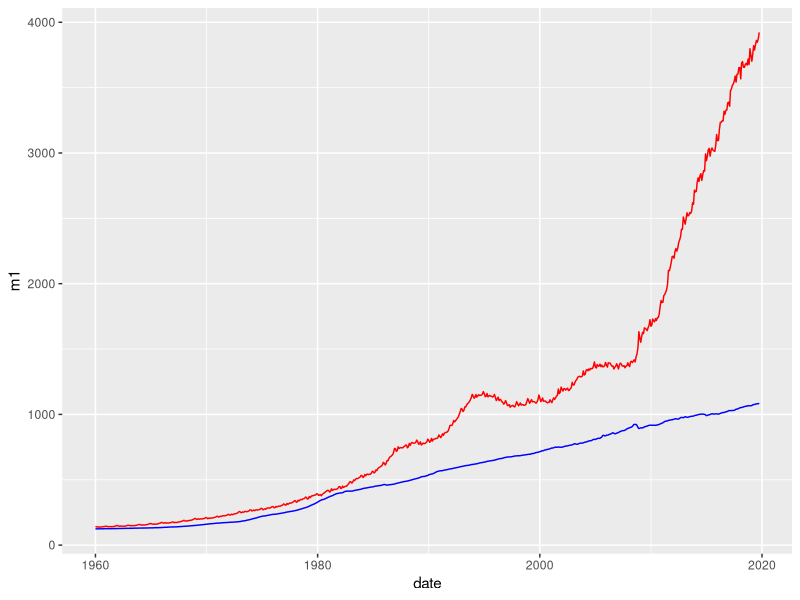
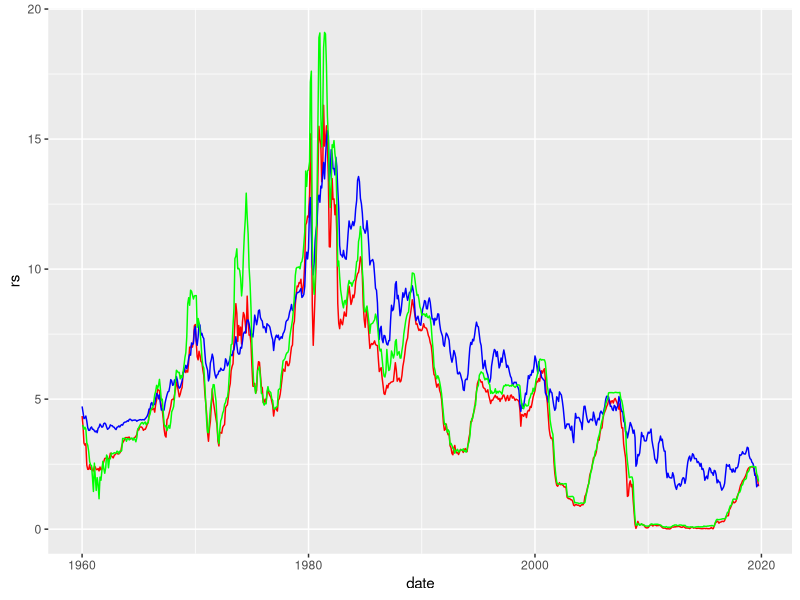
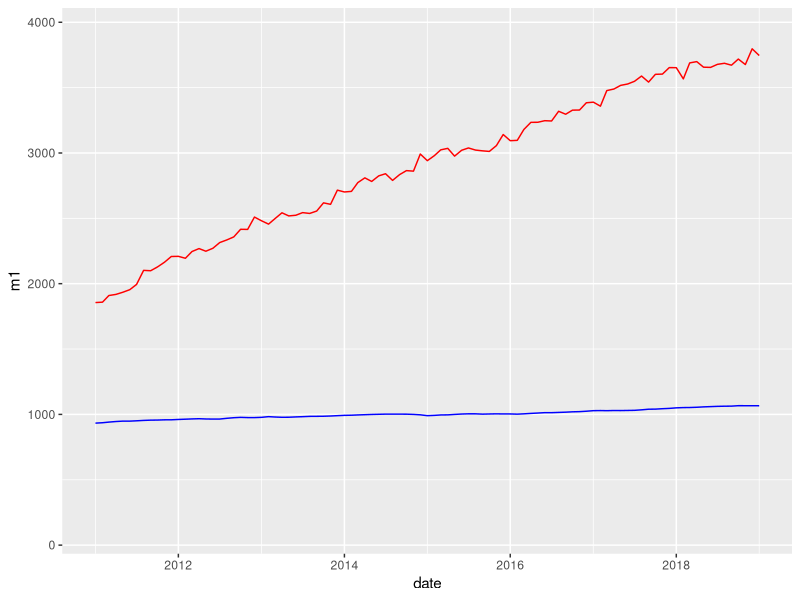

Write R code to recreate these figures, in order.
#
# FY_MPol_graphData.R
#
# Import data from a csv file and use it to draw some graphs with ggplot.
#
# DGB Mar 2020
#


#	We import the following US data series from the file FY_MPol_Data.csv:
#
#  Money supply (narrow) m1  
#  Money supply (broad) m3
#  Prices, p: consumer price index
#  Short rate(1), rs: 3-month T Bill rate
#  Short rate(2), rff: Fed Funds rate
#  Long rates, rl: 10-year interest rate (yield on 10-year gov bonds)
#  Output, y: Industrial production
#  Unemployment, u: Unemployment rate
#

rm(list = ls())  # This line clears R's memory of data so that we start from a clean slate
                 #    for this program with nothing hanging around from any programs we ran earlier.

#
# Import the data into a data frame, which we will call mpdata.
#

mpdata <- read.csv("FY_MPol_Data.csv", header=TRUE)


mpdata[1,]  # Print the first line of the data (plus the header) to the console.


head(mpdata)  # This prints the first 6 lines (plus the header).


tail(mpdata)  # And this prints the final 6 lines (plus the header).


# ------------------------------------------------------------ Plot (1) p and m1, (2) The 3 interest rates

# Load the package ggplot from the library of packages on this laptop.
library("ggplot2")

mpdata[["date"]] <- as.Date(mpdata[["date"]])  

# Tell R to treat the 'date' column as dates.
ggplot(mpdata, aes(date)) + geom_line(aes(y=m1),colour="red") + geom_line(aes(y=p*10),colour="blue")


ggplot(mpdata, aes(date)) + geom_line(aes(y=rs),colour="red") + geom_line(aes(y=rl),colour="blue") + geom_line(aes(y=rff),colour="green")


# Plot a sub period (see https://www.neonscience.org/dc-time-series-plot-ggplot-r):

startPlot <- as.Date("2011-01-01")
endPlot <- as.Date("2019-01-01")

plotDates <- c(startPlot, endPlot)
plotDates

ggplot(mpdata, aes(date)) + geom_line(aes(y=m1),colour="red") + geom_line(aes(y=p*10),colour="blue") +(scale_x_date(limits=plotDates))

